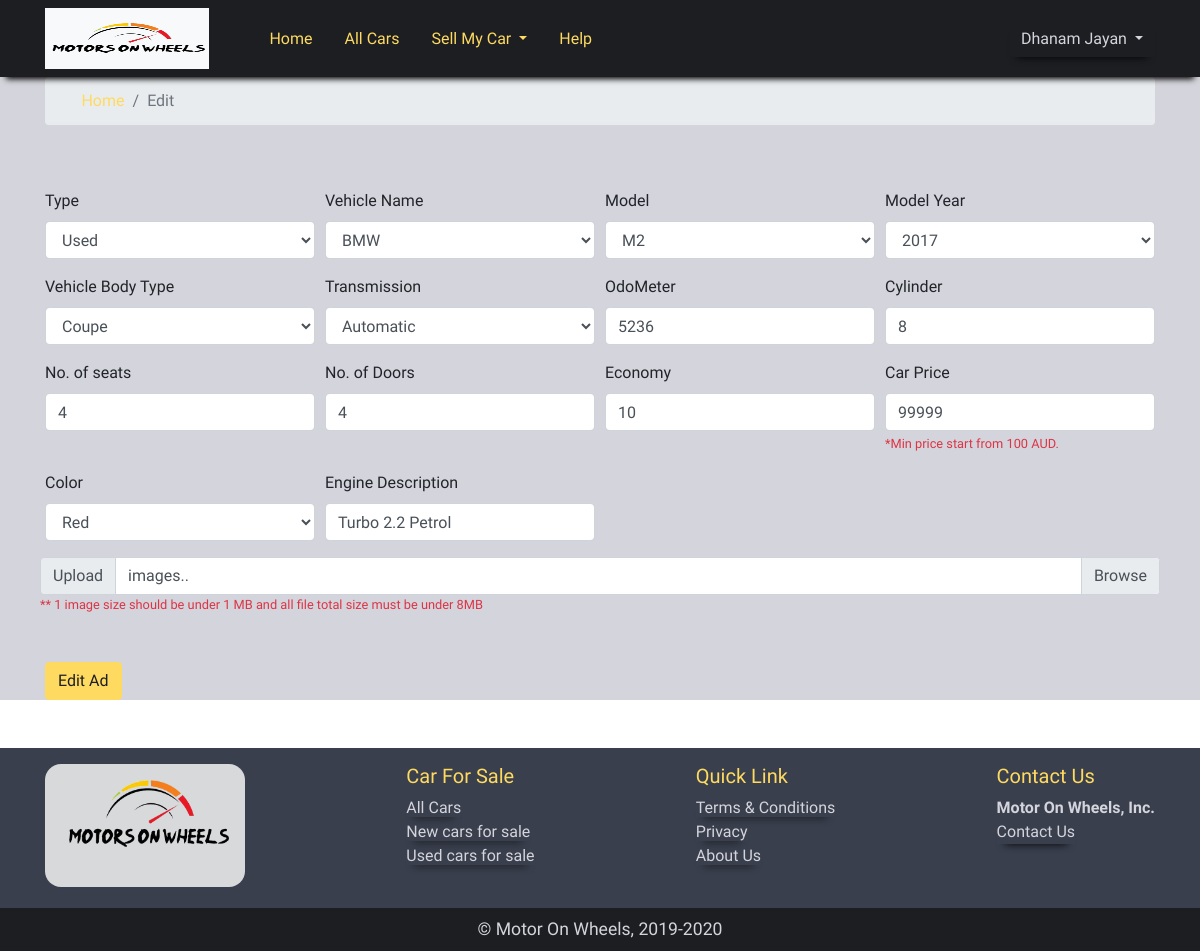
Page /editAds.php?edit=56 (signed in) on the committed database.
### tables this page shows
CREATE TABLE `adimg` (
  `imgId` int(11) NOT NULL,
  `user_id` int(11) NOT NULL,
  `ads_id` int(11) NOT NULL,
  `imgname` varchar(255) NOT NULL,
  `created_at` timestamp NOT NULL DEFAULT CURRENT_TIMESTAMP
);

CREATE TABLE `ads` (
  `id` int(11) NOT NULL,
  `user_id` int(11) NOT NULL,
  `status` varchar(100) NOT NULL DEFAULT 'pending',
  `cartype` varchar(50) NOT NULL,
  `carname` varchar(100) NOT NULL,
  `carmodel` varchar(50) DEFAULT NULL,
  `bodytype` varchar(50) DEFAULT NULL,
  `odometer` varchar(50) DEFAULT NULL,
  `transmission` varchar(50) DEFAULT NULL,
  `engine` varchar(50) DEFAULT NULL,
  `price` varchar(50) NOT NULL,
  `year` varchar(50) NOT NULL,
  `cylinder` varchar(50) DEFAULT NULL,
  `engineDes` varchar(255) DEFAULT NULL,
  `fuelEconomy` varchar(50) DEFAULT NULL,
  `turbo` varchar(50) DEFAULT NULL,
  `power` varchar(50) DEFAULT NULL,
  `tow` varchar(50) DEFAULT NULL,
  `colour` varchar(50) DEFAULT NULL,
  `seats` varchar(50) DEFAULT NULL,
  `doors` varchar(50) DEFAULT NULL,
  `created_at` timestamp NOT NULL DEFAULT CURRENT_TIMESTAMP ON UPDATE CURRENT_TIMESTAMP
);

### public/editAds.php (the view, shortened to what this page needs)
 <?php require_once('../resources/templates/config.php');?>
 <?php include_once(TEMPLATE_FRONT.DS.'header.php');?>
<?php include_once(TEMPLATE_FRONT.DS.'nav.php');?>
<?php
            if(isset($_GET['edit'])){
                $editId = (int)$_GET['edit'];
            }elseif(isset($_SESSION['editId'])){
                $editId = $_SESSION['editId'];
            }
        $sql = "SELECT * FROM `ads` JOIN adimg ON `adimg`.`ads_id` = `ads`.`id` WHERE `ads`.`user_id` = ? AND `ads`.`id` = ?";
        $stmt = $db->prepare($sql);
        $stmt->bind_param('ii',$_SESSION['id'], $editId);
        $stmt->execute();
        $result = $stmt->get_result();
        $adrow = $result->fetch_assoc();
?>
<div class="container-fluid adContainer">
<div class="container mb-5">
    <nav aria-label="breadcrumb ">
        <ol class="breadcrumb">
            <li class="breadcrumb-item active"><a href="index.php" ><i class="fas fa-home mr-2"></i>Home</a></li>
            <li class="breadcrumb-item active">Edit</li>
        </ol>
    </nav>
     <form method="Post" action="include/editAdsProcess.php" enctype="multipart/form-data" class="filter-form" >
        <div class="form-row py-5">
            <div class="form-group col-md-3">
                <label for="cartype">Type</label>
                <select  class="form-control" required name="vType">
                   <option value="<?=  $adrow['cartype']?>"><?=  ucfirst($adrow['cartype'])?></option>
                </select>
            </div>
            <div class="form-group col-md-3">
                <label for="vehiclename">Vehicle Name</label>
                <select  class="form-control carname" required name="vName">
                     <option value="<?=  $adrow['carname']?>"><?=  ucfirst($adrow['carname'])?></option>
                </select>
            </div>
            <div class="form-group col-md-3">
                <label for="vehiclemodel">Model</label>
                <select  class="form-control carmodel" required name="vModel">
                <option value="<?=  $adrow['carmodel']?>"><?=  ucfirst($adrow['carmodel'])?></option>
                </select>
            </div>
            <div class="form-group col-md-3">
                <label for="cartype">Model Year</label>
                <select  class="form-control" name="modelYr">
                <option value="<?=  $adrow['year']?>"><?=  ucfirst($adrow['year'])?></option>
                </select>
            </div>
            <div class="form-group col-md-3">
                <label for="vehicletype">Vehicle Body Type</label>
                <select  class="form-control bodyType" name="vBodyType" required>
                    <option value="<?=  $adrow['bodytype']?>"><?=  ucfirst($adrow['bodytype'])?></option>
                </select>
            </div>
            <div class="form-group col-md-3">
                <label for="transmission">Transmission</label>
                <select  class="form-control" name="transmission" required>
                    <option value="<?=  $adrow['transmission']?>"><?=  ucfirst($adrow['transmission'])?></option>
                </select>
            </div>
            <div class="form-group col-md-3">
                <label for="ottometer">OdoMeter</label>
                <input type="number" class="form-control" id="" placeholder="ran kilometer/miles" name="odoMeter"
                        value="<?= $adrow['odometer'];?>"
                >
            </div>
            <div class="form-group col-md-3">
                <label for="cylinder">Cylinder</label>
                <input type="number" name="cylinder" class="form-control" id="" placeholder="" min=1 required
                value="<?= $adrow['cylinder']?>"
                >
            </div>
            <div class="form-group col-md-3">
                <label for="">No. of seats</label>
                <input type="number" name="vSeats" class="form-control" id="" placeholder="3 seats" required min=1
                value="<?= $adrow['seats']?>">
            </div>
            <div class="form-group col-md-3">
                </i><label for="">No. of Doors </label>
                <input type="number" name="Doors" class="form-control" id="" placeholder="2 doors" required min=1
                value="<?= $adrow['doors']?>"
                >
            </div>
            <div class="form-group col-md-3">
                <label for="economy">Economy</label>
                <input type="number" name="economy" class="form-control" id="" placeholder="eg.10km/Ltr." min=1 required
                value="<?= $adrow['fuelEconomy']?>"
                >
            </div>
             <div class="form-group col-md-3">
                <label for="">Car Price</label>
                <input type="number" name="vPrice" class="form-control" id="" placeholder="enter price" required min=100 value="<?= $adrow['price']?>">
                <small class="text-danger">*Min price start from 100 AUD.</small>
            </div>
            <div class="form-group col-md-3">
                <label for="cartype">Color</label>
                <select  class="form-control " name="vColor" required>
                     <option value="<?=  $adrow['colour']?>"><?=  ucfirst($adrow['colour'])?></option>
                </select>
            </div>
             <div class="form-group col-md-3">
                <label for="engineDesc">Engine Description</label>
                <input type="text" class="form-control" name="vEngDesc" required
                        value="<?= $adrow['engineDes']?>"
                >
            </div>
             <div class="input-group">
                <div class="input-group-prepend">
                    <span class="input-group-text">Upload</span>
                </div>
                <div class="custom-file">
                    <label class="custom-file-label" for="inputGroupFile01">images..</label>
                </div>
             </div>
             <small class="text-danger">** 1 image size should be under 1 MB and all file total size must be under 8MB</small>
        </div>
        <button type="submit" class="btn btn-primary" name="editSubmit">Edit Ad</button>
    </form>
</div>
</div>
<?php require_once(TEMPLATE_FRONT.DS.'footer.php');?>

### rows in the picture
adimg: vType "Used", vName "BMW", vModel "M2", modelYr "2017", vBodyType "Coupe", transmission "Automatic", odoMeter "5236", cylinder "8", vSeats "4", Doors "4", economy "10", vPrice "99999", vColor "Red", vEngDesc "Turbo 2.2 Petrol"

### other values in the picture
$_SESSION['name'] "Dhanam Jayan"
